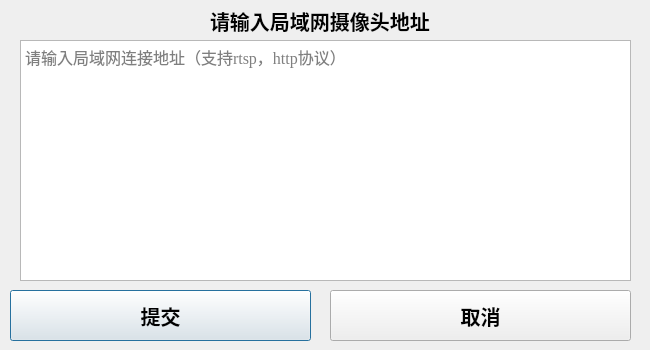
<?xml version="1.0" encoding="UTF-8"?>
<ui version="4.0">
 <class>Dialog</class>
 <widget class="QDialog" name="Dialog">
  <property name="geometry">
   <rect>
    <x>0</x>
    <y>0</y>
    <width>650</width>
    <height>350</height>
   </rect>
  </property>
  <property name="windowTitle">
   <string>Dialog</string>
  </property>
  <widget class="QLabel" name="label">
   <property name="geometry">
    <rect>
     <x>210</x>
     <y>0</y>
     <width>261</width>
     <height>41</height>
    </rect>
   </property>
   <property name="font">
    <font>
     <family>Adobe 宋体 Std L</family>
     <pointsize>15</pointsize>
     <weight>75</weight>
     <bold>true</bold>
    </font>
   </property>
   <property name="text">
    <string>请输入局域网摄像头地址</string>
   </property>
  </widget>
  <widget class="QPushButton" name="submit">
   <property name="geometry">
    <rect>
     <x>10</x>
     <y>290</y>
     <width>301</width>
     <height>51</height>
    </rect>
   </property>
   <property name="font">
    <font>
     <family>Adobe 宋体 Std L</family>
     <pointsize>15</pointsize>
     <weight>75</weight>
     <bold>true</bold>
    </font>
   </property>
   <property name="text">
    <string>提交</string>
   </property>
  </widget>
  <widget class="QTextEdit" name="textEdit">
   <property name="geometry">
    <rect>
     <x>20</x>
     <y>40</y>
     <width>611</width>
     <height>241</height>
    </rect>
   </property>
   <property name="font">
    <font>
     <family>Times New Roman</family>
     <pointsize>12</pointsize>
    </font>
   </property>
   <property name="html">
    <string>&lt;!DOCTYPE HTML PUBLIC &quot;-//W3C//DTD HTML 4.0//EN&quot; &quot;http://www.w3.org/TR/REC-html40/strict.dtd&quot;&gt;
&lt;html&gt;&lt;head&gt;&lt;meta name=&quot;qrichtext&quot; content=&quot;1&quot; /&gt;&lt;style type=&quot;text/css&quot;&gt;
p, li { white-space: pre-wrap; }
&lt;/style&gt;&lt;/head&gt;&lt;body style=&quot; font-family:'Times New Roman'; font-size:12pt; font-weight:400; font-style:normal;&quot;&gt;
&lt;p style=&quot;-qt-paragraph-type:empty; margin-top:0px; margin-bottom:0px; margin-left:0px; margin-right:0px; -qt-block-indent:0; text-indent:0px;&quot;&gt;&lt;br /&gt;&lt;/p&gt;&lt;/body&gt;&lt;/html&gt;</string>
   </property>
   <property name="placeholderText">
    <string>请输入局域网连接地址（支持rtsp，http协议）</string>
   </property>
  </widget>
  <widget class="QPushButton" name="cancle">
   <property name="geometry">
    <rect>
     <x>330</x>
     <y>290</y>
     <width>301</width>
     <height>51</height>
    </rect>
   </property>
   <property name="font">
    <font>
     <family>Adobe 宋体 Std L</family>
     <pointsize>15</pointsize>
     <weight>75</weight>
     <bold>true</bold>
    </font>
   </property>
   <property name="text">
    <string>取消</string>
   </property>
  </widget>
 </widget>
 <resources/>
 <connections/>
</ui>
